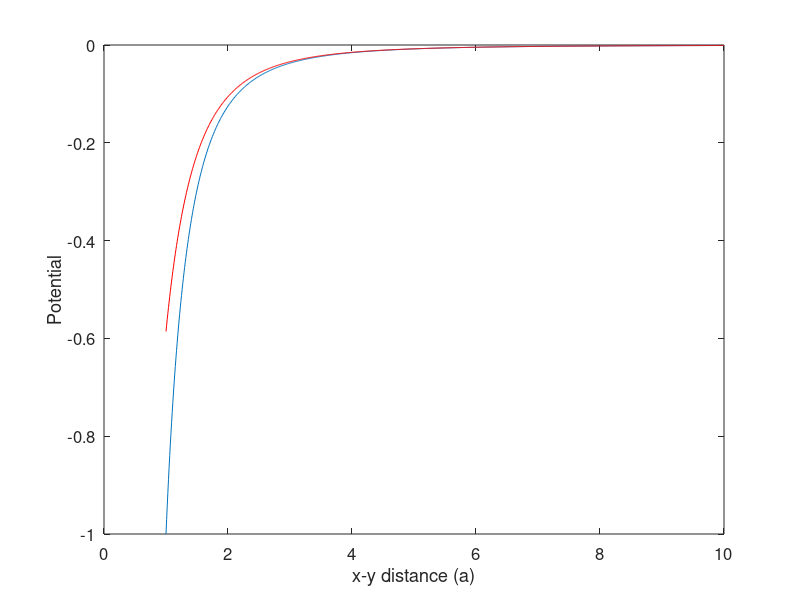

Reproduce this figure in MATLAB.
clear all; close all

l = 1:.01:10;

f1 = -1./(l.^3);

f2 = 2*(1./(sqrt(l.^2+1))-1./l);

figure; plot(l,f1)
hold on; plot(l,f2,'r')
xlabel('x-y distance (a)','FontSize',12)
ylabel('Potential')
set(gca,'FontSize',12)